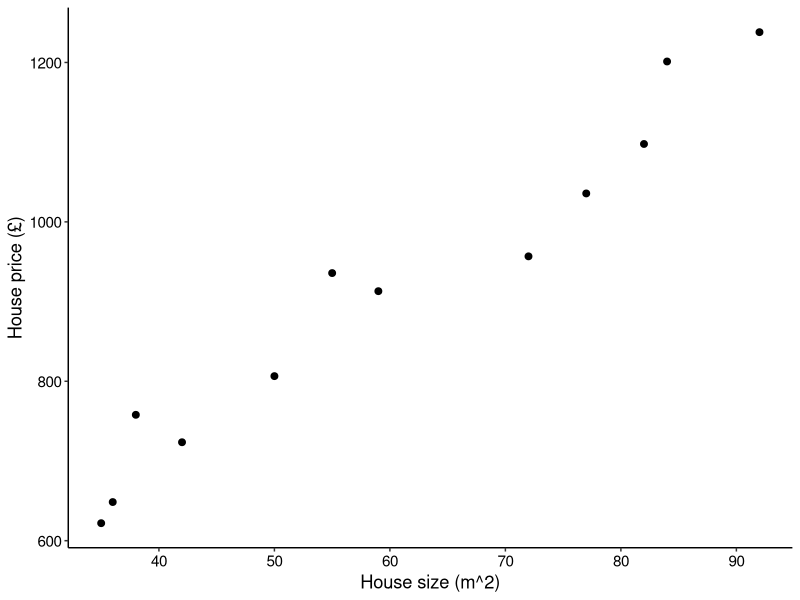
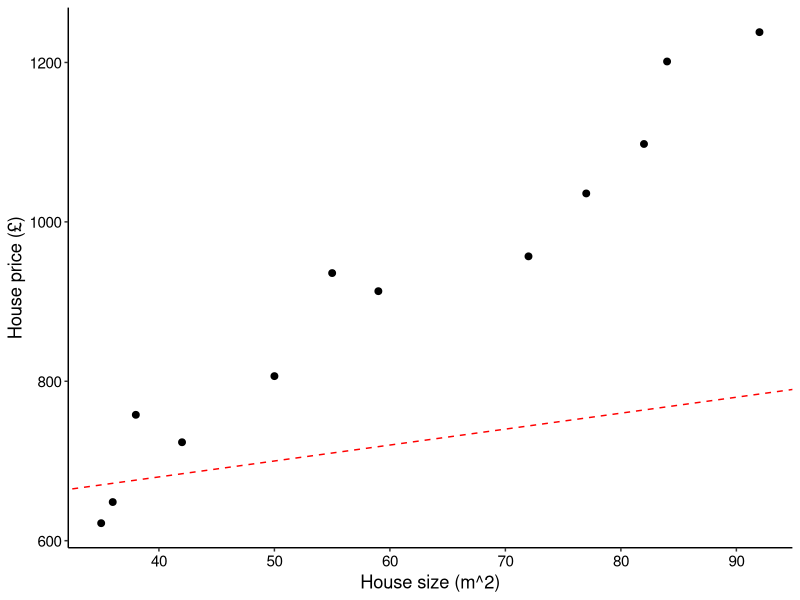
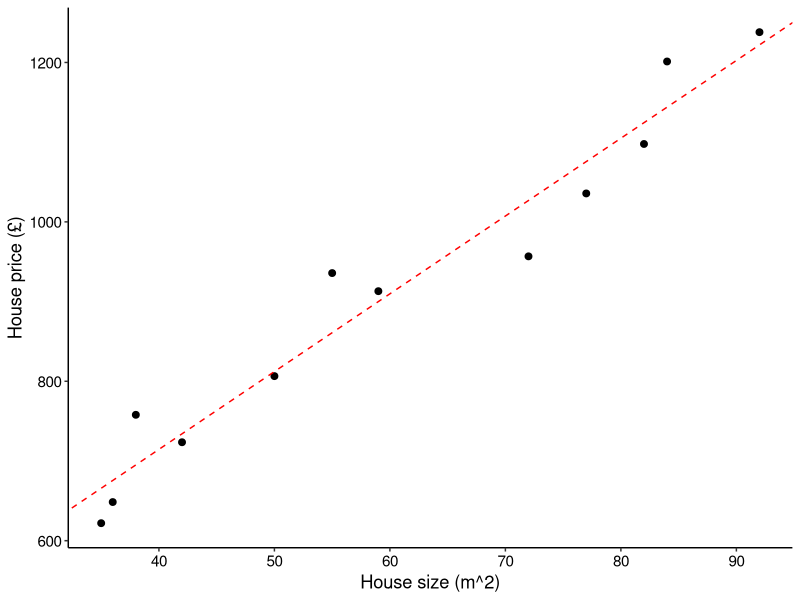
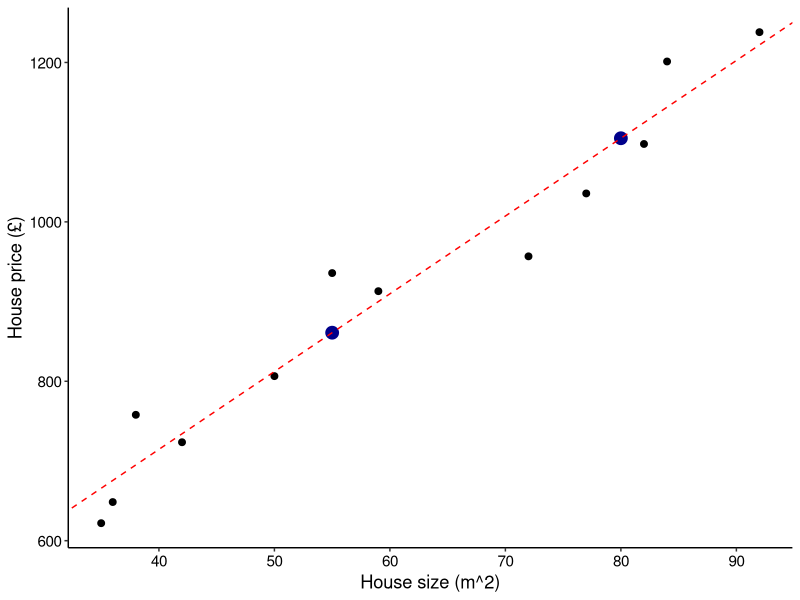
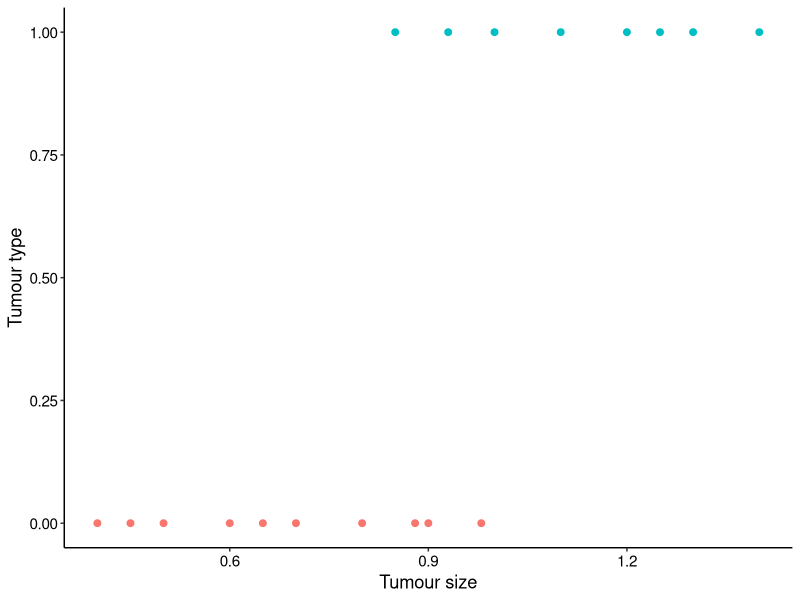
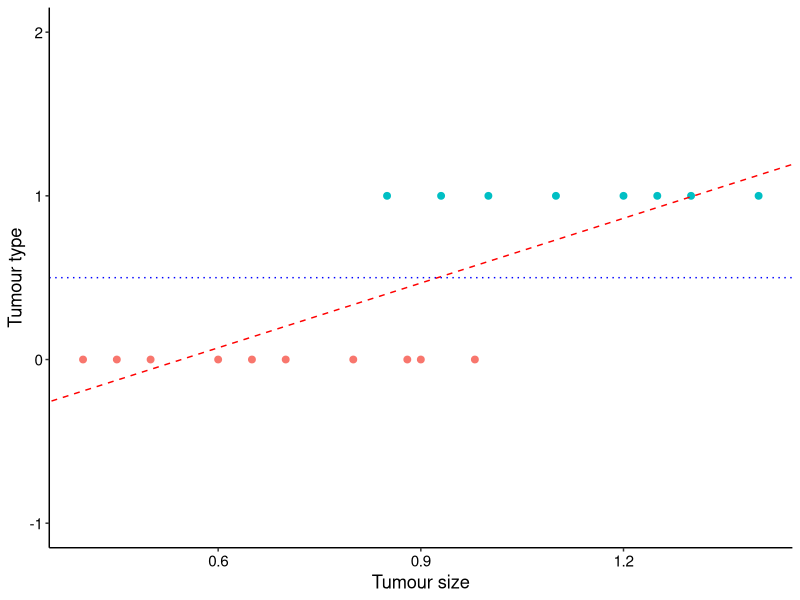
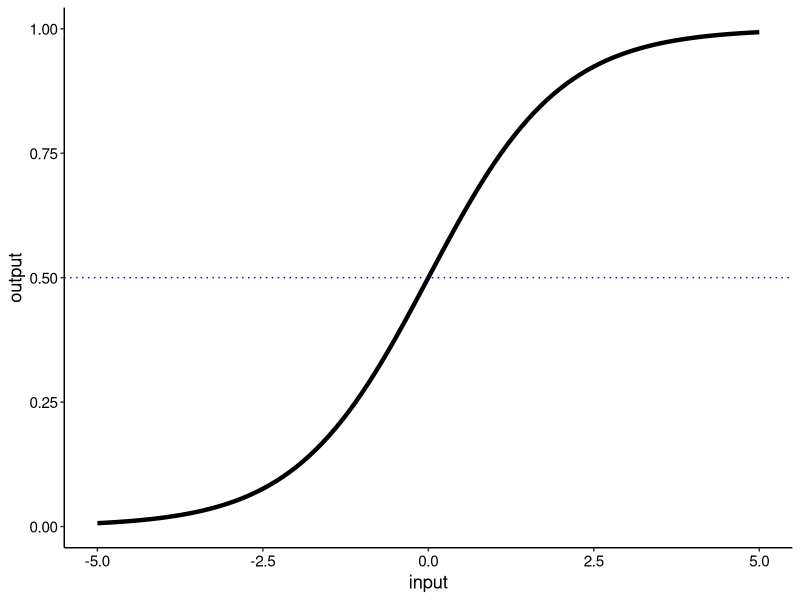
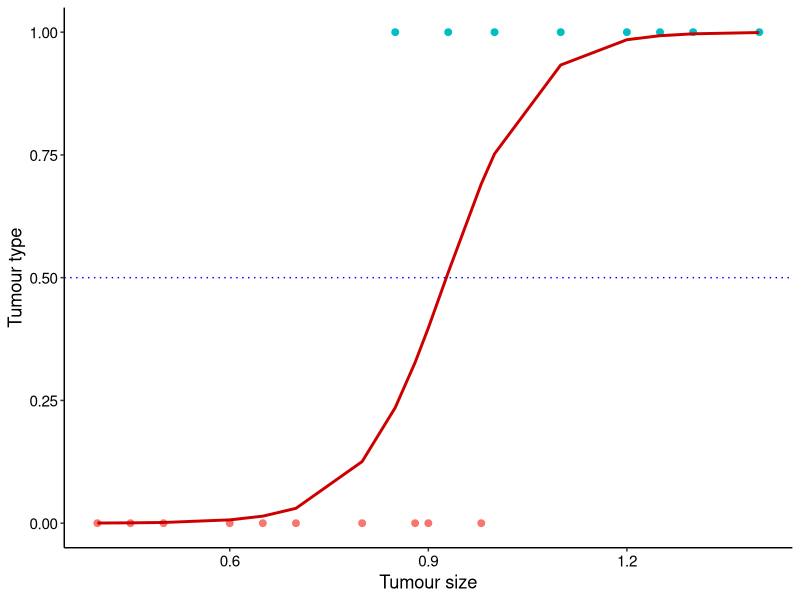

The R script that drew these images, in order:
## ---- chunk 1
knitr::opts_chunk$set(echo = TRUE, message = FALSE, warning = FALSE, results = "hide")
# Define ggplot2 theme for scatter plots
.scatter_theme <- function(legend_pos = "top") {
  p <- theme(
    plot.title = element_text(hjust = 0.5, size = rel(1.1),
                              margin = margin(0,0,2,0), color = "black"),
    legend.position = legend_pos,
    legend.title = element_blank(),
    axis.line = element_line(),
    panel.background = element_blank(),
    axis.text = element_text(color = "black", size = rel(1)),
    axis.title = element_text(color = "black", size = rel(1.2))
  )
  return(p)
}
## ---- chunk 2
# Set seed for reproducibility
set.seed(123)
# House size
x <- c(35, 36, 38, 42, 50, 55, 59, 72, 77, 82, 84, 92)
# House price is y = 300 + 10 * x + noise 
# If we didn't add the noise, then all points would fall in a line!
y <- 300 + 10 * (x + rnorm(length(x), mean = 0, sd = 5))
# Create dataframe containing the generated data
house_price_dt <- data.frame(house_size = x, house_price = y)
## ---- chunk 3
library(ggplot2)
ggplot(house_price_dt, aes(x = house_size, y = house_price)) +
  xlab("House size (m^2)") + ylab("House price (£)") +
  geom_point(size = 2) + theme_classic() + .scatter_theme()
## ---- chunk 4
library(ggplot2)
ggplot(house_price_dt, aes(x = house_size, y = house_price)) +
  xlab("House size (m^2)") + ylab("House price (£)") +
  geom_point(size = 2) + theme_classic() + .scatter_theme() +
  geom_abline(intercept = 600, slope = 2, col = "red", linetype = "dashed")
## ---- chunk 5
# Fit linear regression model
f <- lm(house_price ~ house_size, data = house_price_dt)
# Show summary output. In our example we are interested in the 
# estimated values of intercept (theta0) and house_size (theta1).
summary(f)
## ---- chunk 6
coef(f)
## ---- chunk 7
library(ggplot2)
ggplot(house_price_dt, aes(x = house_size, y = house_price)) +
  xlab("House size (m^2)") + ylab("House price (£)") +
  geom_point(size = 2) + theme_classic() + .scatter_theme() +
  geom_abline(intercept = coef(f)[1], slope = coef(f)[2], col = "red", linetype = "dashed")
## ---- chunk 8
# Introduce two test datasets, note we only need to provide x.
newdata <- data.frame(house_size = c(55, 80))
pred_y <- predict(f, newdata)
print(pred_y)
## ---- chunk 9
# Combine predicted data in data.frame object for plotting
pred_dt <- data.frame(house_size = newdata, pred_house_price = pred_y)
library(ggplot2)
ggplot(house_price_dt, aes(x = house_size, y = house_price)) +
  xlab("House size (m^2)") + ylab("House price (£)") +
  geom_point(size = 2) + theme_classic() + .scatter_theme() +
  geom_point(data = pred_dt, mapping = aes(x = house_size, y = pred_house_price), 
             col = "darkblue", size = 4, shape = 19) +
  geom_abline(intercept = coef(f)[1], slope = coef(f)[2], col = "red", linetype = "dashed")
## ---- chunk 10
# Tumour sizes in cm
x <- c(0.4, 0.45, 0.5, 0.6, 0.65, 0.7, 0.8, 0.85, 0.88, 0.9, 0.93, 0.98, 1, 1.1, 1.2, 1.25, 1.3, 1.4)
# Benign (0) or Malignant (1)
y <- c(0, 0, 0, 0, 0, 0, 0, 1, 0, 0, 1, 0, 1, 1, 1, 1, 1, 1)
# Create data.frame
tumour_dt <- data.frame(tumour_size = x, tumour_type = y)
## ---- chunk 11
# Plot synthetic data
ggplot(tumour_dt, aes(x = tumour_size, y = tumour_type, color = factor(tumour_type))) +
  xlab("Tumour size") + ylab("Tumour type") +
  geom_point(size = 2) + theme_classic() + .scatter_theme(legend_pos = "none")
## ---- chunk 12
# Run linear regression model
f <- lm(tumour_type ~ tumour_size, data = tumour_dt)

# Plot the fitted line
ggplot(tumour_dt, aes(x = tumour_size, y = tumour_type, color = factor(tumour_type))) +
  xlab("Tumour size") + ylab("Tumour type") +
  geom_point(size = 2) + theme_classic() + .scatter_theme(legend_pos = "none") +
  ylim(-1, 2) +
  geom_abline(intercept = coef(f)[1], slope = coef(f)[2], col = "red", linetype = "dashed") +
  geom_hline(yintercept = 0.5, linetype = "dotted", col = "blue", size = 0.5)
## ---- chunk 13
# Define logistic/sigmoid function
logistic <- function(x) {
  return( 1 / (1 + exp(-x)))
}
## ---- chunk 14
# Input x
x <- seq(-5, 5, by = 0.1)
# y lies in (0, 1)
y <- logistic(x)

ggplot(data.frame(x = x , y = y), aes(x = x, y = y)) +
  xlab("input") + ylab("output") +
  geom_line(size = 1.5) + theme_classic() + .scatter_theme() +
  geom_hline(yintercept = 0.5, linetype = "dotted", col = "blue", size = 0.5)
## ---- chunk 15
f_glm <- glm(tumour_type ~ tumour_size, data = tumour_dt, family = "binomial")
summary(f_glm)
## ---- chunk 16
predict(f_glm, newdata = data.frame(tumour_size = c(0.4, 1.4)), type = "response")
## ---- chunk 17
y_pred <- logistic(coef(f_glm)[1] + coef(f_glm)[2] * tumour_dt$tumour_size)
pred_f <- data.frame(x = tumour_dt$tumour_size, y_pred = y_pred)

# Plot the fitted line
ggplot(tumour_dt, aes(x = tumour_size, y = tumour_type, color = factor(tumour_type))) +
  xlab("Tumour size") + ylab("Tumour type") +
  geom_point(size = 2) + theme_classic() + .scatter_theme(legend_pos = "none") +
  geom_line(data = pred_f, mapping = aes(x = x, y = y_pred), 
             col = "red3", size = 1) +
  geom_hline(yintercept = 0.5, linetype = "dotted", col = "blue", size = 0.5)
## ---- chunk 18
two_features <- function(N = 200,
                        radians = 3*pi,
                        theta0 = pi/2,
                        labels = 0:1) {
  N1 <- floor(N / 2)
  N2 <- N - N1
  theta <- theta0 + runif(N1) * radians
  spiral1 <- cbind(-theta * cos(theta) + runif(N1),
                   theta * sin(theta) + runif(N1))
  spiral2 <- cbind(theta * cos(theta) + runif(N2),
                   -theta * sin(theta) + runif(N2))
  points <- rbind(spiral1, spiral2)
  classes <- c(rep(0, N1), rep(1, N2))
  data.frame(x1 = points[, 1],
             x2 = points[, 2],
             class = factor(classes, labels = labels))
}
set.seed(42)
tumour_dt <- two_features(labels = c('Benign', 'Malignant'))
## ---- chunk 19
library(ggplot2)
theme_set(theme_classic())
ggplot(tumour_dt) +
  aes(x1, x2, colour = class) +
  geom_point() +
  labs(x = "Tumour size", y = "Cell density") + 
  theme(legend.position = "top")
## ---- chunk 20
# Fit logistic regression
logreg <- glm(class ~ x1 + x2, data = tumour_dt, family = "binomial")
# Obtain number of correct assignments
correct <- sum((fitted(logreg) > .5) + 1 == as.integer(tumour_dt$class))
correct / nrow(tumour_dt)
## ---- chunk 21
# Plot decision boundary
beta <- coef(logreg)
grid <- expand.grid(x1 = seq(min(tumour_dt$x1) - 1,
                             max(tumour_dt$x1) + 1,
                             by = .25),
                    x2 = seq(min(tumour_dt$x2) - 1,
                             max(tumour_dt$x2) + 1,
                             by = .25))
grid$class <- factor((predict(logreg, newdata = grid) > 0) * 1,
                     labels = c('Benign', 'Malignant'))
ggplot(tumour_dt) + aes(x1, x2, colour = class) +
  geom_point(data = grid, size = .5) +
  geom_point() +
  labs(x = "Tumour size", y = "Cell density") +
  geom_abline(intercept = -beta[1]/beta[3],
              slope = -beta[2]/beta[3]) + 
  theme(legend.position = "top")
## ---- chunk 22
sigmoid <- function(x) 1 / (1 + exp(-x))
feedforward <- function(x, w1, w2) {
  z1 <- cbind(1, x) %*% w1
  h <- sigmoid(z1)
  z2 <- cbind(1, h) %*% w2
  list(output = sigmoid(z2), h = h)
}
backpropagate <- function(x, y, y_hat, w1, w2, h, learn_rate) {
  dw2 <- t(cbind(1, h)) %*% (y_hat - y)
  dh  <- (y_hat - y) %*% t(w2[-1, , drop = FALSE])
  dw1 <- t(cbind(1, x)) %*% (h * (1 - h) * dh)
  
  w1 <- w1 - learn_rate * dw1
  w2 <- w2 - learn_rate * dw2
  
  list(w1 = w1, w2 = w2)
}
train <- function(x, y, hidden = 5, learn_rate = 1e-2, iterations = 1e4) {
  d <- ncol(x) + 1
  w1 <- matrix(rnorm(d * hidden), d, hidden)
  w2 <- as.matrix(rnorm(hidden + 1))
  for (i in 1:iterations) {
    ff <- feedforward(x, w1, w2)
    bp <- backpropagate(x, y,
                        y_hat = ff$output,
                        w1, w2,
                        h = ff$h,
                        learn_rate = learn_rate)
    w1 <- bp$w1; w2 <- bp$w2
  }
  list(output = ff$output, w1 = w1, w2 = w2)
}
## ---- chunk 23
set.seed(123)
x <- data.matrix(tumour_dt[, c('x1', 'x2')])
y <- ifelse(tumour_dt$class == 'Malignant', 1, 0)
nnet5 <- train(x, y, hidden = 5, iterations = 3e5)
## ---- chunk 24
# Run once the feedforward function with the final trained weights.
ff_grid <- feedforward(x = data.matrix(grid[, c('x1', 'x2')]),
                       w1 = nnet5$w1,
                       w2 = nnet5$w2)
# Go from probabilities to class predictions
grid$class <- factor((ff_grid$output > .5) * 1,
                     labels = levels(tumour_dt$class))
# Compute accuracy
mean((nnet5$output > .5) == y)
## ---- chunk 25
ggplot(tumour_dt) + aes(x1, x2, colour = class) +
  geom_point(data = grid, size = .5) +
  geom_point() +
  theme(legend.position = "top") +
  labs(x = "Tumour size", y = "Cell density")
## ---- chunk 26
set.seed(1234)
nnet35 <- train(x, y, hidden = 35, iterations = 1e5)
ff_grid <- feedforward(x = data.matrix(grid[, c('x1', 'x2')]),
                       w1 = nnet35$w1,
                       w2 = nnet35$w2)
grid$class <- factor((ff_grid$output > .5) * 1,
                     labels = levels(tumour_dt$class))
mean((nnet35$output > .5) == y)
## ---- chunk 27
ggplot(tumour_dt) + aes(x1, x2, colour = class) +
  geom_point(data = grid, size = .5) +
  geom_point() +
  theme(legend.position = "top") +
  labs(x = "Tumour size", y = "Cell density")
